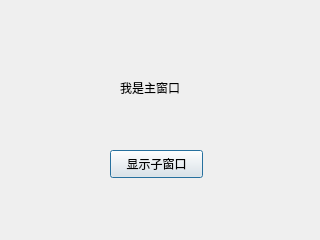
<?xml version="1.0" encoding="UTF-8"?>
<ui version="4.0">
 <class>Dialog34</class>
 <widget class="QDialog" name="Dialog34">
  <property name="geometry">
   <rect>
    <x>0</x>
    <y>0</y>
    <width>320</width>
    <height>240</height>
   </rect>
  </property>
  <property name="windowTitle">
   <string>Dialog</string>
  </property>
  <widget class="QLabel" name="label">
   <property name="geometry">
    <rect>
     <x>120</x>
     <y>80</y>
     <width>91</width>
     <height>16</height>
    </rect>
   </property>
   <property name="text">
    <string>我是主窗口</string>
   </property>
  </widget>
  <widget class="QPushButton" name="pushButton">
   <property name="geometry">
    <rect>
     <x>110</x>
     <y>150</y>
     <width>93</width>
     <height>28</height>
    </rect>
   </property>
   <property name="text">
    <string>显示子窗口</string>
   </property>
  </widget>
 </widget>
 <resources/>
 <connections/>
</ui>
